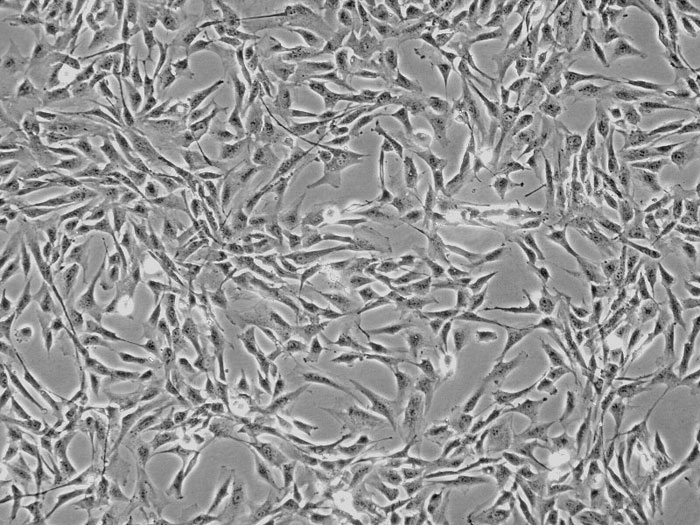
#> input picture data/input/SCR_5300_1.jpg, 700 x 525 px, given in place of None, which was not available
$ python conflu.py
#> lines starting #> are read from the running program, lines starting #| are printed output that depends on the picture; after the words box and inside, x2 and y2 are one past the last pixel; in counts of white or black regions, pixels touching at a corner belong together; pictures that were not available may be replaced by others from this repository, and a replacement may not be noted
# import packages
import cv2
import numpy as np
import matplotlib.pyplot as plt

import argparse


def run(args):
    # read the image
    img = cv2.imread(f'../data/input/{args.name}')
#> img is the input picture: shape (525, 700, 3); min 0, max 249, mean 149.1

    # BGR to RGB
    img = cv2.cvtColor(img, cv2.COLOR_BGR2RGB)

    # gray scale
    img_gray = cv2.cvtColor(img, cv2.COLOR_BGR2GRAY)

    # binarization using Otsu's method
    _, th = cv2.threshold(img_gray, 0, 255, cv2.THRESH_BINARY+cv2.THRESH_OTSU)
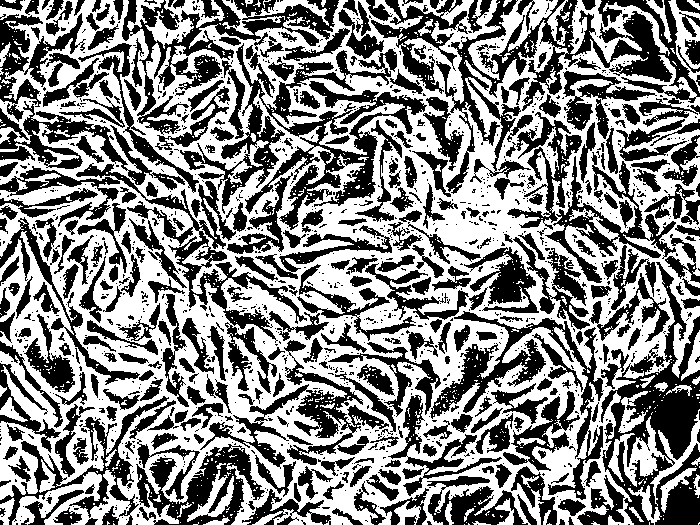
#> th: shape (525, 700); 52.8% white; 1334 black regions (985 under 20 px), largest, box (x1, y1, x2, y2) and area: (180, 43, 427, 230) 11788, (436, 0, 700, 194) 11384, (601, 262, 700, 525) 10176

    # configure the kernel
    kernel = np.ones((5, 5), np.uint8)

    # morphological transformation(Dilation)
    th_dilation = cv2.dilate(th, kernel, iterations=1)
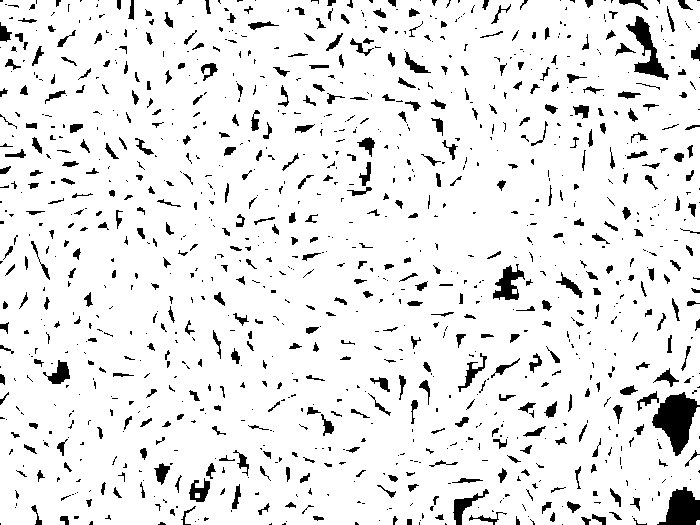
#> th_dilation: shape (525, 700); 91.9% white; 1138 black regions (697 under 20 px)

    # contour extraction
    contours, _ = cv2.findContours(th_dilation, cv2.RETR_LIST, cv2.CHAIN_APPROX_NONE)
#> contours = 1307 contours, 819 with area under 20; largest, box (x1, y1, x2, y2) and area: (0, 0, 700, 525) 360574, (625, 15, 670, 81) 1018, (492, 263, 526, 301) 648, (188, 477, 211, 503) 352, (46, 359, 71, 385) 341

    # draw the contours on the source image
    img_contour = cv2.drawContours(img.copy(), contours, -1, (0, 255, 0), 2)
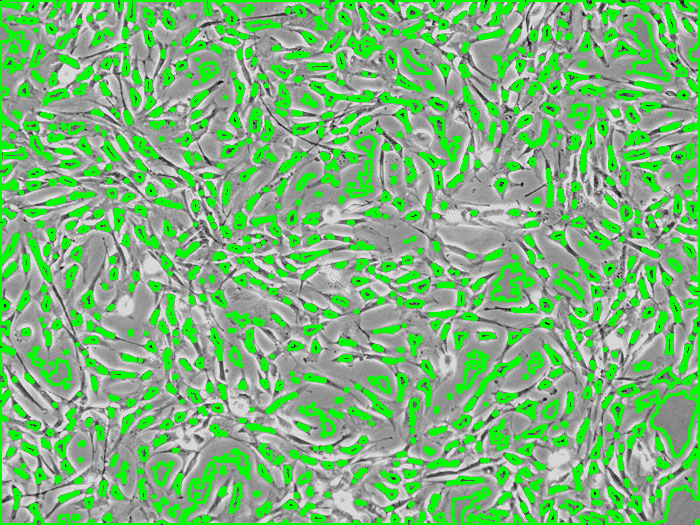
#> img_contour: shape (525, 700, 3); mean R, G, B 122.7, 182.7, 122.7

    # total number of pixels
    whole_area = th_dilation.size
#> whole_area = 367500

    # number of zero area pixels
    white_area = cv2.countNonZero(th_dilation)
#> white_area = 337564

    # calculate confluency
    confluency = int(white_area / whole_area * 100)
#> confluency = 91

    # show confluency
    print(f'Cell Confluency: {args.name} = {confluency} %')
#| Cell Confluency: None = 91 %

    # visualization
    fig, ax = plt.subplots(1, 3, figsize=(20, 10))
    ax[0].imshow(img)
    ax[0].set_xticks([])
    ax[0].set_yticks([])
    ax[0].text(1, 0.1, args.name, verticalalignment='top', color='red', size='x-large')
    ax[1].imshow(th_dilation, cmap='gray')
    ax[1].set_xticks([])
    ax[1].set_yticks([])
    ax[2].imshow(img_contour)
    ax[2].text(1, 0.1, f'Cell Confluency: {confluency}', verticalalignment='top', color='red', size='x-large')
    ax[2].set_xticks([])
    ax[2].set_yticks([])
    fig.savefig('../output/result.png')
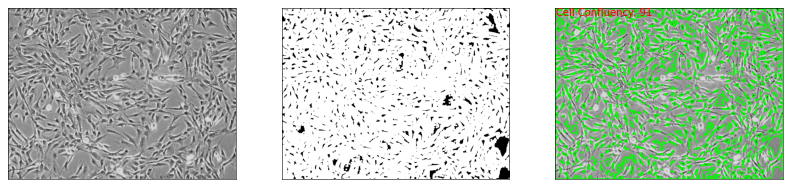
#> figure drawn by matplotlib, 3 panels


if __name__ == '__main__':
    parser = argparse.ArgumentParser()
    parser.add_argument('--name', type=str)
    args = parser.parse_args()

    run(args)
